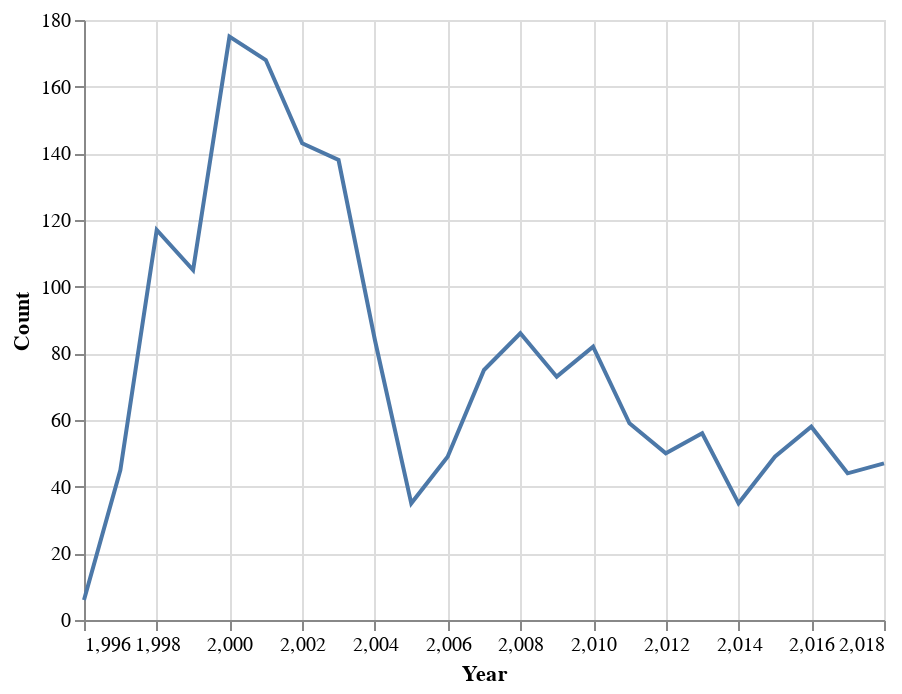

Notebook code for this chart:
### Code cell
name_of_interest = 'Kobe'
chosen_baby_name = counts_aggregated_by_name_and_year.query("Name == @name_of_interest")

# REPLACE "..." WITH PLOTTING CODE 
alt.Chart(chosen_baby_name).mark_line().encode(
    x='Year',
    y='Count'
)

### Figure 1 — Vega-Lite specification as saved in the notebook (floating-point values rounded to 4 significant figures)
{"config": {"view": {"continuousWidth": 400, "continuousHeight": 300}}, "data": {"name": "data-ce88db68f80012082fc863d0934c616f"}, "mark": "line", "encoding": {"x": {"type": "quantitative", "field": "Year"}, "y": {"type": "quantitative", "field": "Count"}}, "$schema": "https://vega.github.io/schema/vega-lite/v4.8.1.json", "datasets": {"data-ce88db68f80012082fc863d0934c616f": [{"Name": "Kobe", "Year": 1996, "Count": 6}, {"Name": "Kobe", "Year": 1997, "Count": 45}, {"Name": "Kobe", "Year": 1998, "Count": 117}, {"Name": "Kobe", "Year": 1999, "Count": 105}, {"Name": "Kobe", "Year": 2000, "Count": 175}, {"Name": "Kobe", "Year": 2001, "Count": 168}, {"Name": "Kobe", "Year": 2002, "Count": 143}, {"Name": "Kobe", "Year": 2003, "Count": 138}, {"Name": "Kobe", "Year": 2004, "Count": 84}, {"Name": "Kobe", "Year": 2005, "Count": 35}, {"Name": "Kobe", "Year": 2006, "Count": 49}, {"Name": "Kobe", "Year": 2007, "Count": 75}, {"Name": "Kobe", "Year": 2008, "Count": 86}, {"Name": "Kobe", "Year": 2009, "Count": 73}, {"Name": "Kobe", "Year": 2010, "Count": 82}, {"Name": "Kobe", "Year": 2011, "Count": 59}, {"Name": "Kobe", "Year": 2012, "Count": 50}, {"Name": "Kobe", "Year": 2013, "Count": 56}, {"Name": "Kobe", "Year": 2014, "Count": 35}, {"Name": "Kobe", "Year": 2015, "Count": 49}, {"Name": "Kobe", "Year": 2016, "Count": 58}, {"Name": "Kobe", "Year": 2017, "Count": 44}, {"Name": "Kobe", "Year": 2018, "Count": 47}]}}
